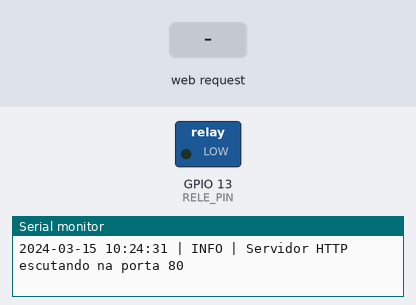
Bench run of a sketch on a simulated ESP32. On the bench: switched loads named in the sketch (green lamp = pin HIGH), the last lines printed to the serial monitor. The inputs (shaded band) are chosen by the test bench. WiFi joins after 1.5 s; servers stay silent unless stated; the local clock reads 2024-03-15 10:24:30 at power-on unless the sketch sets it; storage starts empty.

Above: at 2.7 s.
2.8 s: HTTP request GET /api/simular received
At 4.4 s:
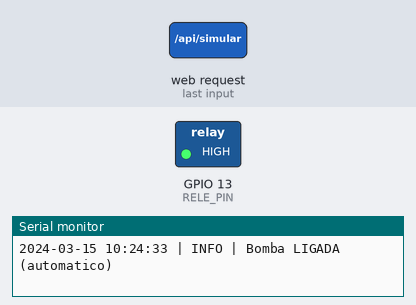
6.0 s: HTTP request GET /api/simular?estado=120&t=120&d=120 received
At 7.2 s:
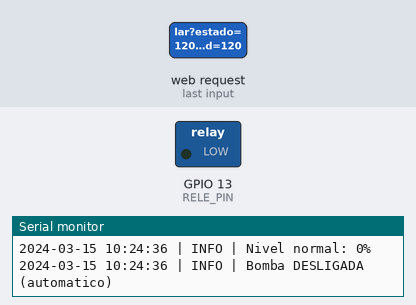
7.7 s: HTTP request GET /api/simular?estado=1&t=1&d=1 received
At 8.5 s:
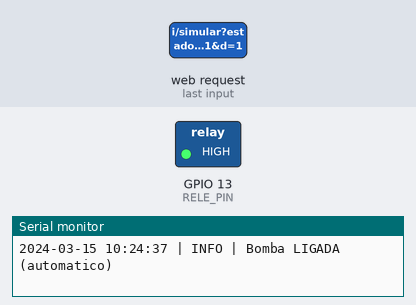
Timing chart, 0 to 10.3 s (numbered marks = the images above; inputs shaded):
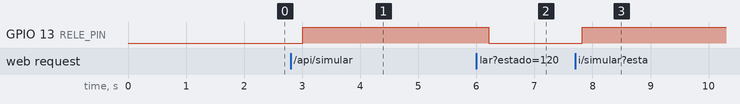

The sketch:

esp32.ino
```cpp
#include <WiFi.h>
#include <WiFiMulti.h>
#include <WebServer.h>
#include <LittleFS.h>
#include <time.h>
#include <sys/time.h>

#define SIMULAR 1

const char* REDE1  = "REDE_CASA";
const char* SENHA1 = "SENHA_CASA";
const char* REDE2  = "HOTSPOT_CELULAR";
const char* SENHA2 = "SENHA_HOTSPOT";
const char* AP_NOME  = "DrainWatch";
const char* AP_SENHA = "drainwatch123";
const unsigned long TEMPO_WIFI_MS = 15000;

const float ALTURA_BALDE = 45;
const float ELEVACAO     = 20;
const float NIVEL_MAX    = 40;
const float LIM_ATENCAO  = 50;
const float LIM_CRITICO  = 70;
const float ZONA_CEGA    = 20;

const int TRIG = 27, ECHO = 26;
const int RELE_PIN = 13;
const bool RELE_ATIVO_ALTO = true;

const float LIM_DESLIGA_BOMBA = 30;
const float NIVEL_MIN_BOMBA = 3;
const unsigned long TEMPO_MAX_BOMBA_MS = 120000;

const char* FUSO = "<-03>3";
const size_t LOG_MAX_BYTES = 16384;

const float ALTURA_SONDA = ALTURA_BALDE + ELEVACAO;

WebServer server(80);
WiFiMulti wifiMulti;

bool modoAP = false;
bool wifiOk = false;
unsigned long quedaMs = 0, tUltimaTentativa = 0, tUltimaMedida = 0;

float distanciaSim = ALTURA_SONDA;
float ultimaDistancia = ALTURA_SONDA;
int falhas = 0;
String statusLogado = "normal";

bool modoBombaManual = false, bombaManualLigada = false, bombaLigada = false;
bool bloqueioTempo = false;
String bombaBloqueio = "";
unsigned long bombaInicioMs = 0;

bool horaSincronizada() { return time(nullptr) > 1700000000; }

String agoraTexto() {
  if (!horaSincronizada()) return "sem-hora";
  time_t t = time(nullptr);
  struct tm info;
  localtime_r(&t, &info);
  char buf[24];
  strftime(buf, sizeof(buf), "%Y-%m-%d %H:%M:%S", &info);
  return String(buf);
}

void rotacionarLog() {
  File f = LittleFS.open("/log.txt", "r");
  if (!f) return;
  size_t tam = f.size();
  if (tam <= LOG_MAX_BYTES) { f.close(); return; }
  f.seek(tam / 2);
  f.readStringUntil('\n');
  String resto = f.readString();
  f.close();
  File g = LittleFS.open("/log.txt", "w");
  if (g) { g.print(resto); g.close(); }
}

void registrar(const char* nivel, const String& msg) {
  String linha = agoraTexto() + " | " + nivel + " | " + msg;
  Serial.println(linha);
  File f = LittleFS.open("/log.txt", "a");
  if (f) { f.println(linha); f.close(); }
  rotacionarLog();
}

float lerDistancia() {
#if SIMULAR
  return distanciaSim;
#else
  digitalWrite(TRIG, LOW);  delayMicroseconds(2);
  digitalWrite(TRIG, HIGH); delayMicroseconds(10);
  digitalWrite(TRIG, LOW);
  long us = pulseIn(ECHO, HIGH, 30000);
  if (us == 0) return -1;
  float d = us * 0.0343 / 2.0;
  if (d < ZONA_CEGA) return -1;
  return d;
#endif
}

void medir() {
  float d = lerDistancia();
  if (d < 0) { falhas++; } else { ultimaDistancia = d; falhas = 0; }
}

float nivelCm() {
  float n = ALTURA_SONDA - ultimaDistancia;
  return n < 0 ? 0 : n;
}
float percentual() { return nivelCm() / NIVEL_MAX * 100.0; }

String statusAtual() {
  if (falhas >= 5) return "erro";
  float p = percentual();
  if (p >= LIM_CRITICO) return "critico";
  if (p >= LIM_ATENCAO) return "atencao";
  return "normal";
}

void verificarMudancaStatus() {
  String s = statusAtual();
  if (s == statusLogado) return;
  String pct = String(percentual(), 0) + "%";
  if (s == "erro")         registrar("ERRO", "Sensor sem leitura valida");
  else if (s == "critico") registrar("AVISO", "Nivel CRITICO: " + pct);
  else if (s == "atencao") registrar("AVISO", "Nivel em atencao: " + pct);
  else                     registrar("INFO", "Nivel normal: " + pct);
  statusLogado = s;
}

void acionarRele(bool ligar) {
  if (RELE_ATIVO_ALTO) {
    pinMode(RELE_PIN, OUTPUT);
    digitalWrite(RELE_PIN, ligar ? HIGH : LOW);
  } else if (ligar) {
    pinMode(RELE_PIN, OUTPUT);
    digitalWrite(RELE_PIN, LOW);
  } else {
    pinMode(RELE_PIN, INPUT);
  }
}

void atualizarBomba() {
  String s = statusAtual();
  bool querBase;
  if (modoBombaManual) {
    querBase = bombaManualLigada;
  } else {
    querBase = bombaLigada;
    if (s == "critico") querBase = true;
    else if (percentual() < LIM_DESLIGA_BOMBA) querBase = false;
  }
  if (!querBase) bloqueioTempo = false;

  bool quer = querBase;
  bombaBloqueio = "";
  if (quer && s == "erro")                    { quer = false; bombaBloqueio = "sensor"; }
  else if (quer && nivelCm() < NIVEL_MIN_BOMBA) { quer = false; bombaBloqueio = "sem_agua"; }
  else if (quer && bloqueioTempo)             { quer = false; bombaBloqueio = "tempo_maximo"; }
  else if (quer && bombaLigada && millis() - bombaInicioMs > TEMPO_MAX_BOMBA_MS) {
    quer = false;
    bloqueioTempo = true;
    bombaBloqueio = "tempo_maximo";
    registrar("AVISO", "Bomba desligada: tempo maximo continuo atingido");
  }

  if (quer != bombaLigada) {
    bombaLigada = quer;
    if (quer) bombaInicioMs = millis();
    acionarRele(quer);
    registrar("INFO", String("Bomba ") + (quer ? "LIGADA" : "DESLIGADA") + (modoBombaManual ? " (comando)" : " (automatico)"));
  }
}

void conectarRede() {
  WiFi.mode(WIFI_STA);
  wifiMulti.addAP(REDE1, SENHA1);
  wifiMulti.addAP(REDE2, SENHA2);
  Serial.println("Procurando redes Wi-Fi...");
  unsigned long inicio = millis();
  while (wifiMulti.run() != WL_CONNECTED && millis() - inicio < TEMPO_WIFI_MS) delay(300);

  if (WiFi.status() == WL_CONNECTED) {
    modoAP = false;
    wifiOk = true;
    configTzTime(FUSO, "pool.ntp.org", "time.nist.gov");
    registrar("INFO", "Wi-Fi conectado: " + WiFi.SSID() + ", IP " + WiFi.localIP().toString());
  } else {
    modoAP = true;
    WiFi.disconnect(true);
    WiFi.mode(WIFI_AP);
    WiFi.softAP(AP_NOME, AP_SENHA);
    registrar("AVISO", String("Sem rede conhecida. Ponto de acesso ") + AP_NOME + ", IP " + WiFi.softAPIP().toString());
  }
}

void monitorarWifi() {
  if (modoAP) return;
  bool ok = (WiFi.status() == WL_CONNECTED);
  if (!ok && wifiOk) {
    quedaMs = millis();
    registrar("AVISO", "Wi-Fi perdido. Tentando reconectar");
  } else if (ok && !wifiOk) {
    registrar("INFO", "Wi-Fi reconectado apos " + String((millis() - quedaMs) / 1000) + " s. IP " + WiFi.localIP().toString());
  }
  wifiOk = ok;
  if (!ok && millis() - tUltimaTentativa > 10000) {
    tUltimaTentativa = millis();
    wifiMulti.run();
  }
}

void enviarJson(int codigo, const String& corpo) {
  server.sendHeader("Access-Control-Allow-Origin", "*");
  server.send(codigo, "application/json", corpo);
}

String jsonStatus() {
  String ip = modoAP ? WiFi.softAPIP().toString() : WiFi.localIP().toString();
  String ssid = modoAP ? String(AP_NOME) : WiFi.SSID();
  String j = "{";
  j += "\"distancia_cm\":" + String(ultimaDistancia, 1);
  j += ",\"nivel_cm\":" + String(nivelCm(), 1);
  j += ",\"percentual\":" + String(percentual(), 1);
  j += ",\"status\":\"" + statusAtual() + "\"";
  j += ",\"bomba\":{\"modo\":\"" + String(modoBombaManual ? "manual" : "auto") + "\"";
  j += ",\"estado\":\"" + String(bombaLigada ? "ligada" : "desligada") + "\"";
  j += ",\"bloqueio\":\"" + bombaBloqueio + "\"";
  j += ",\"tempo_ligada_s\":" + String(bombaLigada ? (millis() - bombaInicioMs) / 1000 : 0) + "}";
  j += ",\"ip\":\"" + ip + "\"";
  j += ",\"mac\":\"" + WiFi.macAddress() + "\"";
  j += ",\"ssid\":\"" + ssid + "\"";
  j += ",\"rede\":\"" + String(modoAP ? "ponto_de_acesso" : "estacao") + "\"";
  j += ",\"porta\":80";
  j += ",\"wifi_rssi\":" + String(modoAP ? 0 : WiFi.RSSI());
  j += ",\"hora_sincronizada\":" + String(horaSincronizada() ? "true" : "false");
  j += ",\"hora\":\"" + agoraTexto() + "\"";
  j += ",\"uptime_s\":" + String(millis() / 1000) + "}";
  return j;
}

void rotaStatus() { enviarJson(200, jsonStatus()); }

void rotaBomba() {
  String e = server.arg("estado");
  if (e == "on")        { modoBombaManual = true;  bombaManualLigada = true; }
  else if (e == "off")  { modoBombaManual = true;  bombaManualLigada = false; }
  else if (e == "auto") { modoBombaManual = false; }
  else { enviarJson(400, "{\"erro\":\"use estado=on, off ou auto\"}"); return; }
  bloqueioTempo = false;
  registrar("INFO", "Comando recebido: bomba " + e);
  atualizarBomba();
  enviarJson(200, jsonStatus());
}

void rotaHora() {
  long t = server.arg("t").toInt();
  if (t < 1700000000) { enviarJson(400, "{\"erro\":\"hora invalida\"}"); return; }
  struct timeval tv = { (time_t)t, 0 };
  settimeofday(&tv, NULL);
  setenv("TZ", FUSO, 1);
  tzset();
  registrar("INFO", "Hora ajustada pelo cliente");
  enviarJson(200, "{\"ok\":true}");
}

void rotaLog() {
  server.sendHeader("Access-Control-Allow-Origin", "*");
  File f = LittleFS.open("/log.txt", "r");
  if (!f) { server.send(200, "text/plain; charset=utf-8", ""); return; }
  server.streamFile(f, "text/plain; charset=utf-8");
  f.close();
}

void rotaLogLimpar() {
  LittleFS.remove("/log.txt");
  registrar("INFO", "Log limpo por comando");
  enviarJson(200, "{\"ok\":true}");
}

#if SIMULAR
void rotaSimular() {
  distanciaSim = server.arg("d").toFloat();
  enviarJson(200, "{\"ok\":true}");
}
#endif

void setup() {
  Serial.begin(115200);
  setenv("TZ", FUSO, 1);
  tzset();
  if (!LittleFS.begin(true)) Serial.println("ERRO: falha ao montar o sistema de arquivos");

  pinMode(TRIG, OUTPUT);
  pinMode(ECHO, INPUT);
  acionarRele(false);

  registrar("INFO", "Sistema iniciado");
  float distCheio = ALTURA_SONDA - NIVEL_MAX;
  if (distCheio < ZONA_CEGA + 5) registrar("AVISO", "Sonda muito perto da agua no nivel maximo. Aumente ELEVACAO");

  conectarRede();

  server.on("/api/status", rotaStatus);
  server.on("/api/bomba", rotaBomba);
  server.on("/api/hora", rotaHora);
  server.on("/api/log", rotaLog);
  server.on("/api/log/limpar", rotaLogLimpar);
#if SIMULAR
  server.on("/api/simular", rotaSimular);
#endif
  server.onNotFound([]() { enviarJson(404, "{\"erro\":\"rota nao encontrada\"}"); });
  server.begin();
  registrar("INFO", "Servidor HTTP escutando na porta 80");
}

void loop() {
  server.handleClient();
  monitorarWifi();

  if (millis() - tUltimaMedida >= 200) {
    tUltimaMedida = millis();
    medir();
    verificarMudancaStatus();
    atualizarBomba();
  }
}
```

Measured:
- after the input at 2.8 s, GPIO 13 (RELE_PIN): LOW → HIGH after 0.21 s
- after the input at 6.0 s, GPIO 13 (RELE_PIN): HIGH → LOW after 0.22 s
- after the input at 7.7 s, GPIO 13 (RELE_PIN): LOW → HIGH after 0.12 s
